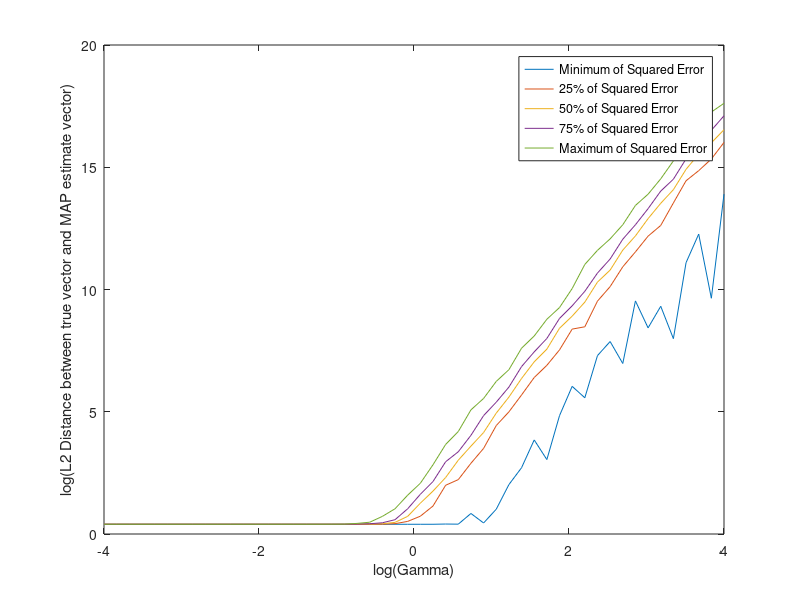

The MATLAB script that drew this image:
clear all
close all
% Create true wt
r1 = -1; r2 = 0.5; r3 = 1;
w_true = [1 r1+r2+r3 r1*r2+r1*r3+r2*r3 r1*r2*r3]';
sigma_noise=1;
%v=mvnrnd(0,sigma_noise);
N=10;
I= eye(4,4);
gn=50;
gama=logspace(-4,4,gn);
for m=1:gn
    for p=1:100
        v=mvnrnd(0,sigma_noise,N);
        for i=1:N
            a=1;
            b=-1;
            x(i,:)=(a-b).*rand(1,1)+b;
        end
        y=polyval(w_true,x)+v;
        D(:,1)=x;
        D(:,2)=y;
        f=inv(x'*x+(sigma_noise^(2))*inv(gama(m)^2)*I);
        g=D(:,1)'*D(:,2);
        wmap=diag(f.*g);
        L(m,p) = norm(w_true - wmap)^2;
        
         
    end
end

L=L';
L=sort(L);
axis equal
plot(log10(gama),log10(L(1,:)))
hold on
plot(log10(gama),log10(L(25,:)))
hold on
plot(log10(gama),log10(L(50,:)))
hold on
plot(log10(gama),log10(L(75,:)))
hold on
plot(log10(gama),log10(L(100,:)))
hold on
xlabel('log(Gamma)') 
ylabel('log(L2 Distance between true vector and MAP estimate vector)')
legend("Minimum of Squared Error","25% of Squared Error","50% of Squared Error","75% of Squared Error","Maximum of Squared Error");
    